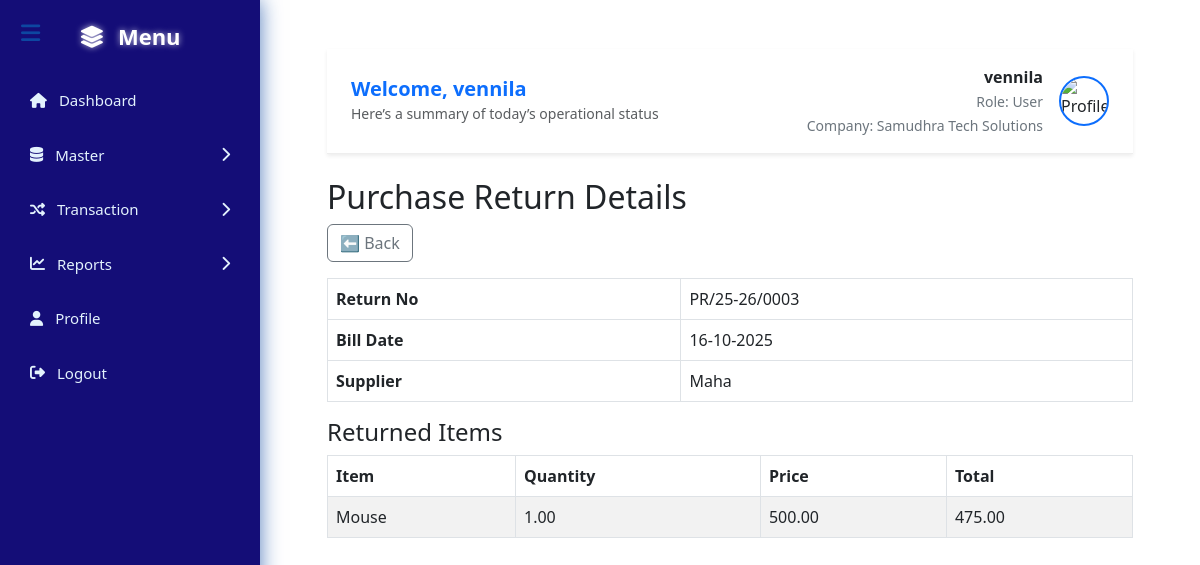
The app's page /view_purchase_return.php?id=5 (signed in) with its own data.
### tables this page shows
CREATE TABLE `purchase_returns` (
  `return_id` int(11) NOT NULL,
  `return_no` varchar(50) NOT NULL,
  `bill_no` varchar(50) NOT NULL,
  `bill_date` date NOT NULL,
  `supplier_id` int(11) NOT NULL,
  `state` varchar(100) NOT NULL,
  `tax_mode` varchar(20) NOT NULL,
  `description` text DEFAULT NULL
);

CREATE TABLE `suppliers` (
  `supplier_id` int(11) NOT NULL,
  `ledger_id` int(11) DEFAULT NULL,
  `supplier_name` varchar(100) DEFAULT NULL,
  `address` text DEFAULT NULL,
  `phone` varchar(20) DEFAULT NULL,
  `email` varchar(100) DEFAULT NULL
);

CREATE TABLE `purchase_return_items` (
  `pri_id` int(11) NOT NULL,
  `pr_id` int(11) NOT NULL,
  `product_id` int(11) NOT NULL,
  `quantity` decimal(10,2) NOT NULL,
  `rate` decimal(10,2) NOT NULL,
  `discount` decimal(5,2) NOT NULL,
  `gst` decimal(5,2) NOT NULL,
  `line_total` decimal(10,2) NOT NULL
);

CREATE TABLE `products` (
  `product_id` int(11) NOT NULL,
  `category_id` int(11) DEFAULT NULL,
  `product_name` varchar(100) DEFAULT NULL,
  `category` varchar(100) NOT NULL,
  `rate` decimal(10,2) DEFAULT NULL,
  `discount` decimal(5,2) DEFAULT 0.00,
  `gst` decimal(5,2) DEFAULT 0.00,
  `hsn_code` varchar(50) DEFAULT NULL,
  `stock_quantity` decimal(10,2) DEFAULT NULL,
  `mrp` decimal(10,2) DEFAULT NULL,
  `reorder_level` decimal(10,2) DEFAULT NULL
);

### view_purchase_return.php (the view, shortened to what this page needs)
<?php
require_once 'config.php';
include 'header.php';
$id = (int)$_GET['id'];
$sql = "
    SELECT
        pr.return_id,
        pr.return_no,
        pr.bill_date,
        s.supplier_name
    FROM purchase_returns pr
    JOIN suppliers s ON pr.supplier_id = s.supplier_id
    WHERE pr.return_id = ?
";
$stmt = $pdo->prepare($sql);
$stmt->execute([$id]);
$return = $stmt->fetch(PDO::FETCH_ASSOC);
$sql = "
    SELECT
        p.product_name AS item_name,
        ri.quantity,
        ri.rate AS price,   -- use rate instead of price
        ri.line_total AS total
    FROM purchase_return_items ri
    JOIN products p ON ri.product_id = p.product_id
    WHERE ri.pr_id = ?
";
$stmt = $pdo->prepare($sql);
$stmt->execute([$id]);
$items = $stmt->fetchAll(PDO::FETCH_ASSOC);
?>
<!DOCTYPE html>
<html>
<head>
  <link href="https://cdn.jsdelivr.net/npm/bootstrap@5.3.0/dist/css/bootstrap.min.css" rel="stylesheet">
</head>
<body class="container mt-4">
  <h2>Purchase Return Details</h2>
  <div class="mb-3">
    <a href="purchase_return_list.php" class="btn btn-outline-secondary">⬅ Back</a>
  </div>
  <table class="table table-bordered">
    <tr><th>Return No</th><td><?= htmlspecialchars($return['return_no']) ?></td></tr>
    <tr><th>Bill Date</th><td><?= date('d-m-Y', strtotime($return['bill_date'])) ?></td></tr>
    <tr><th>Supplier</th><td><?= htmlspecialchars($return['supplier_name']) ?></td></tr>
  </table>
  <h4>Returned Items</h4>
  <table class="table table-bordered table-striped">
    <thead>
      <tr>
        <th>Item</th>
        <th>Quantity</th>
        <th>Price</th>
        <th>Total</th>
      </tr>
    </thead>
    <tbody>
      <?php if ($items): ?>
        <?php foreach ($items as $it): ?>
          <tr>
            <td><?= htmlspecialchars($it['item_name']) ?></td>
            <td><?= $it['quantity'] ?></td>
            <td><?= number_format($it['price'], 2) ?></td>
            <td><?= number_format($it['total'], 2) ?></td>
          </tr>
        <?php endforeach; ?>
      <?php else: ?>
        <tr><td colspan="4" class="text-center">No items found.</td></tr>
      <?php endif; ?>
    </tbody>
  </table>
</body>
</html>

### records on screen
purchase_returns: return_no "PR/25-26/0003", bill_date "16-10-2025", supplier.supplier_name "Maha"
purchase_return_items: product.product_name "Mouse", quantity "1.00", rate "500.00", line_total "475.00"

### other values on screen
$name "vennila"
$role "User"
$company "Samudhra Tech Solutions"
